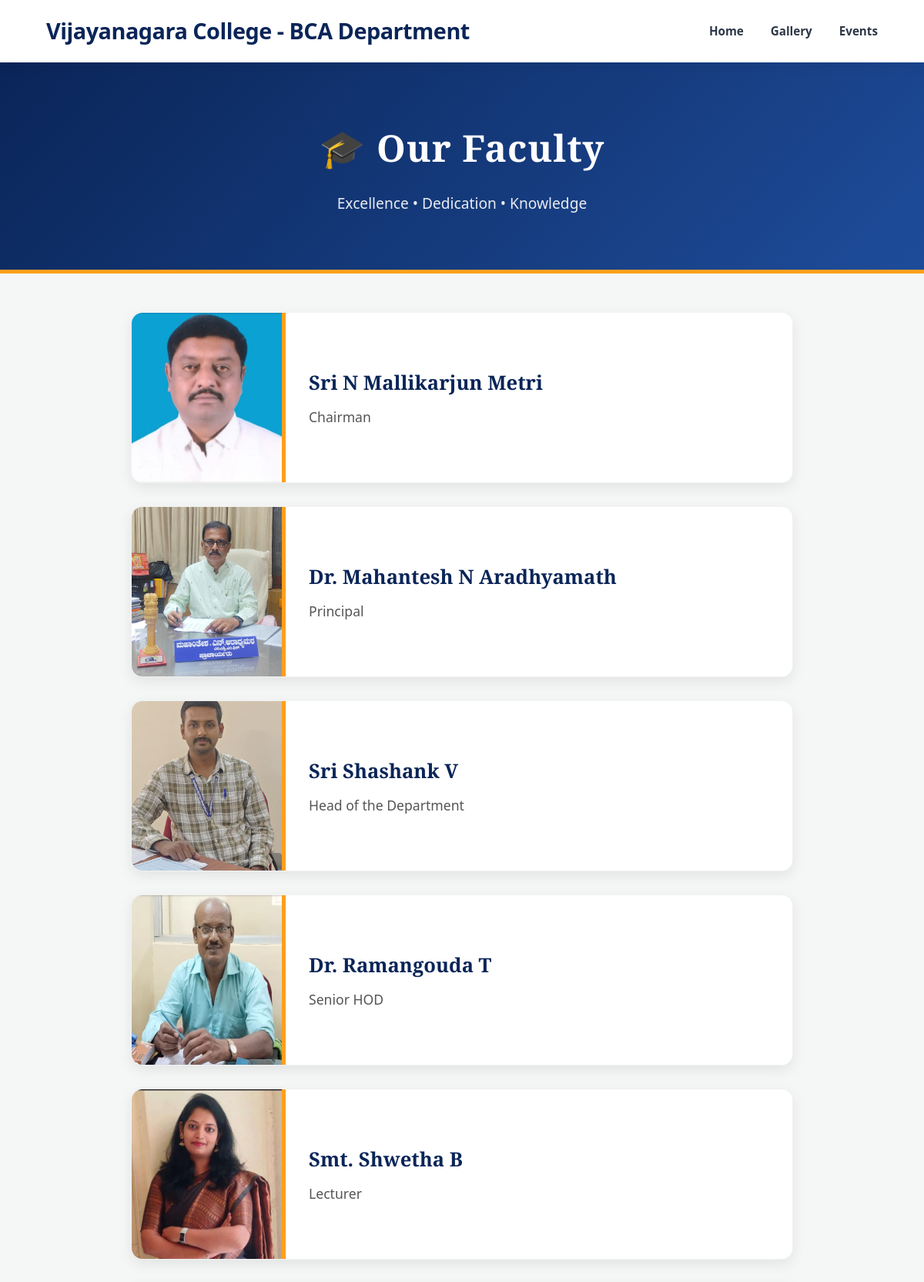
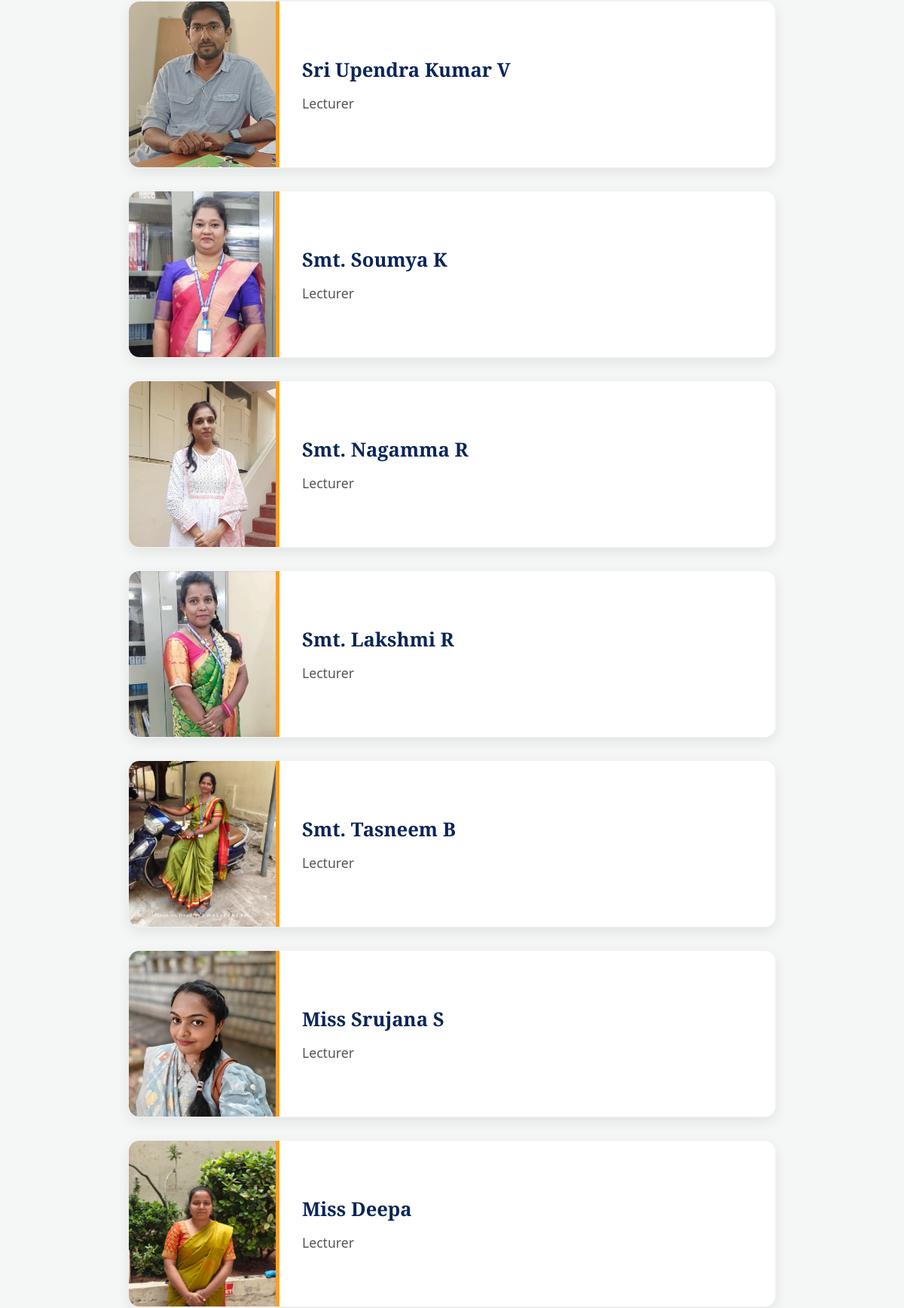
Screenshot of /staff (upper part) with the database file from the repository (2 pictures, top to bottom).
### app/models.py (models this page shows)
class SiteSetting(db.Model):
    __tablename__ = "site_settings"
    id = db.Column(db.Integer, primary_key=True)
    college_name = db.Column(db.String(200), default="VNC BCA")
    logo = db.Column(db.String(300), default="")
    favicon = db.Column(db.String(300), default="")
    footer_text = db.Column(db.String(300), default="")
    copyright_text = db.Column(db.String(300), default="")
    developer_name = db.Column(db.String(150), default="")
    developer_url = db.Column(db.String(500), default="")
    show_developer_button = db.Column(db.Boolean, default=True)
    meta_description = db.Column(db.String(300), default="")
    meta_keywords = db.Column(db.String(300), default="")
    og_image = db.Column(db.String(300), default="")
    updated_at = db.Column(db.DateTime, default=datetime.utcnow, onupdate=datetime.utcnow)
    @staticmethod
    def get():
        return _singleton_get(SiteSetting)

class Faculty(db.Model):
    __tablename__ = "faculty"
    id = db.Column(db.Integer, primary_key=True)
    name = db.Column(db.String(150), nullable=False)
    department = db.Column(db.String(150), default="")
    designation = db.Column(db.String(150), default="")
    qualification = db.Column(db.String(200), default="")
    email = db.Column(db.String(200), default="")
    phone = db.Column(db.String(30), default="")
    photo = db.Column(db.String(300), default="")
    display_order = db.Column(db.Integer, default=0)
    is_leadership = db.Column(db.Boolean, default=False)
    created_at = db.Column(db.DateTime, default=datetime.utcnow)

### app/routes/public.py (the view)
@public_bp.route("/staff")
def staff():
    faculty = models.Faculty.query.order_by(models.Faculty.display_order).all()
    return render_template("staff.html", faculty=faculty)

### app/__init__.py (called while the page is built)
def _register_context_processors(app: Flask) -> None:
    @app.context_processor
    def inject_site_settings():
        from .models import SiteSetting
        try:
            settings = SiteSetting.get()
        except Exception:
            settings = None
        return {"site_settings": settings}

def _register_security_headers(app: Flask) -> None:
    @app.after_request
    def set_secure_headers(response):
        response.headers.setdefault("X-Content-Type-Options", "nosniff")
        response.headers.setdefault("X-Frame-Options", "SAMEORIGIN")
        response.headers.setdefault("Referrer-Policy", "strict-origin-when-cross-origin")
        return response

### app/models.py (called while the page is built)
def _singleton_get(model):
    row = model.query.get(1)
    if row is None:
        row = model(id=1)
        db.session.add(row)
        db.session.commit()
    return row

### templates/staff.html (shortened to what this page needs)
<!DOCTYPE html>
<html lang="en">
<head>
    <link rel="stylesheet" href="{{ url_for('static', filename='css/style.css') }}">
    <link rel="stylesheet" href="https://cdnjs.cloudflare.com/ajax/libs/font-awesome/6.0.0/css/all.min.css">
</head>
<body>
    <nav class="navbar">
        <div class="logo">{{ site_settings.college_name if site_settings else "VNC Faculty" }}</div>
        <ul class="nav-links">
            <li><a href="/">Home</a></li>
            <li><a href="/gallery">Gallery</a></li>
            <li><a href="/event">Events</a></li>
        </ul>
    </nav>
    <header class="faculty-header">
        <h1>&#127891; Our Faculty</h1>
        <p>Excellence &bull; Dedication &bull; Knowledge</p>
    </header>
    <main>
        <section class="faculty-list">
            {% for member in faculty %}
            <div class="faculty-card">
                {% if member.photo %}
                <img src="{{ url_for('static', filename=member.photo) }}" alt="{{ member.name }}" onerror="this.src='https://via.placeholder.com/200?text=No+Image'">
                {% else %}
                <img src="https://via.placeholder.com/200?text=No+Image" alt="{{ member.name }}">
                {% endif %}
                <div class="faculty-info">
                    <h2>{{ member.name }}</h2>
                    <p>{{ member.designation }}</p>
                </div>
            </div>
            {% else %}
            <p style="text-align:center; color:#666;">Faculty information will be added soon.</p>
            {% endfor %}
        </section>
    </main>
</body>
</html>

### static/css/style.css (style rules this page uses)
:root { --bg-color: #f4f7f6; --white: #ffffff; --primary: #0a2558; --primary-light: #1e4c9a; --accent: #ff9f1c; --text-main: #2d3748; --text-muted: #718096; --shadow-soft: 0 10px 40px rgba(0,0,0,0.08); --shadow-hover: 0 20px 50px rgba(0,0,0,0.12); }
* { margin: 0; padding: 0; box-sizing: border-box; font-family: 'Segoe UI', 'Roboto', Helvetica, Arial, sans-serif; }
body { background-color: var(--bg-color); color: var(--text-main); line-height: 1.7; overflow-x: hidden; }
a { text-decoration: none; color: inherit; transition: 0.3s ease; }
ul { list-style: none; }
.navbar { display: flex; justify-content: space-between; align-items: center; padding: 1rem 5%; background: var(--white); box-shadow: 0 4px 20px rgba(0,0,0,0.05); position: sticky; top: 0; z-index: 1000; }
.logo { font-size: 1.8rem; font-weight: 800; color: var(--primary); letter-spacing: -0.5px; }
.nav-links { display: flex; gap: 35px; }
.nav-links a { color: var(--text-main); font-weight: 600; font-size: 0.95rem; position: relative; }
.nav-links a::after { content: ''; position: absolute; width: 0; height: 2px; bottom: -5px; left: 0; background-color: var(--accent); transition: width 0.3s; }
.faculty-header { background: linear-gradient(135deg, #0a2558, #1e4c9a); color: white; text-align: center; padding: 70px 20px; margin-bottom: 50px; border-bottom: 5px solid #ff9f1c; }
.faculty-header h1 { font-size: 3rem; margin: 0; font-family: "Playfair Display", serif; letter-spacing: 1px; }
.faculty-header p { margin-top: 15px; font-size: 1.2rem; font-weight: 300; opacity: 0.9; }
.faculty-list { max-width: 900px; margin: 0 auto 60px auto; display: flex; flex-direction: column; gap: 30px; padding: 0 20px; }
.faculty-card { display: flex; align-items: center; background: #fff; border-radius: 15px; overflow: hidden; box-shadow: 0 6px 18px rgba(0,0,0,0.08); transition: transform 0.3s, box-shadow 0.3s; border: 1px solid rgba(0,0,0,0.05); }
.faculty-card img { width: 200px; height: 220px; object-fit: cover; border-right: 5px solid #ff9f1c; }
.faculty-info { padding: 20px 30px; }
.faculty-info h2 { margin: 0 0 8px 0; font-size: 1.6rem; color: #0a2558; font-family: "Playfair Display", serif; }
.faculty-info p { margin: 0; color: #555; font-size: 1.1rem; font-weight: 500; }

### rows the page displays
SiteSetting: college_name "Vijayanagara College - BCA Department"
Faculty: photo (picture), name "Sri N Mallikarjun Metri", designation "Chairman"
Faculty: photo (picture), name "Dr. Mahantesh N Aradhyamath", designation "Principal"
Faculty: photo (picture), name "Sri Shashank V", designation "Head of the Department"
Faculty: photo (picture), name "Dr. Ramangouda T", designation "Senior HOD"
Faculty: photo (picture), name "Smt. Shwetha B", designation "Lecturer"
Faculty: photo (picture), name "Sri Upendra Kumar V", designation "Lecturer"
Faculty: photo (picture), name "Smt. Soumya K", designation "Lecturer"
Faculty: photo (picture), name "Smt. Nagamma R", designation "Lecturer"
Faculty: photo (picture), name "Smt. Lakshmi R", designation "Lecturer"
Faculty: photo (picture), name "Smt. Tasneem B", designation "Lecturer"
Faculty: photo (picture), name "Miss Srujana S", designation "Lecturer"
Faculty: photo (picture), name "Miss Deepa", designation "Lecturer"
